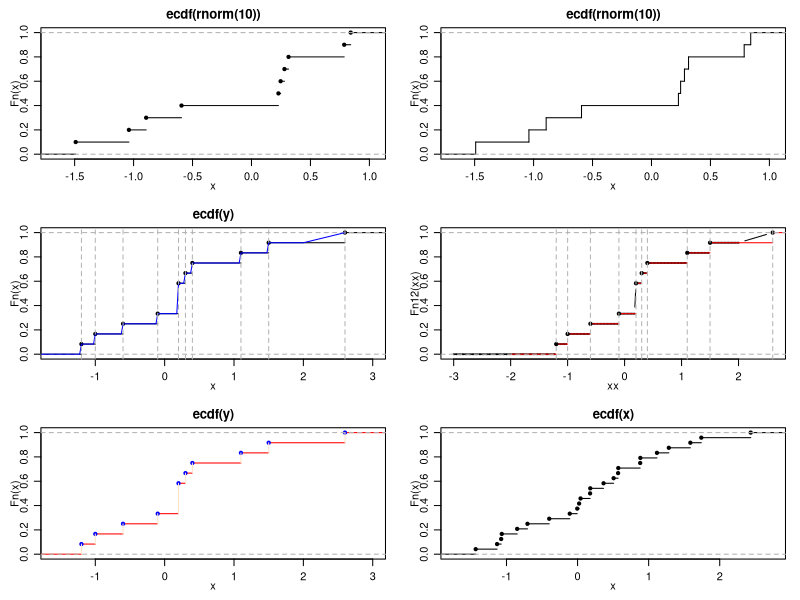

The R script that drew this image: (Note: this script raises an error after producing the figure.)

# 
# Example:  
#	 Compute and plot an empirical cumulative distribution function
#    and write functions to compute a smoothed estimate.
#
# Description:
#   PART I: Compute and plot an empirical cumulative distribution function
#     Hint, use "ecdf" function from "stats" package
#   PART II: ssd
#	  Estimate probability densities using smoothing spline ANOVA 
#	  models with cubic spline, linear spline, or thin-plate spline 
#	  marginals for numerical variables, "ssdFit" Furthermore, write 
#	  simple function wrappers "dssd", "pssd", "qssd" and "rssd" for 
#	  the probability density, probabilities, quantiles and random
#	  variates. Hint: use the functions from R's "gss" Package. 
#     Hint, use "ssden" functions from "gss" package.
#
# Author:
#	(C) 2004, Diethelm Wuertz, GPL
#


################################################################################
## PART I: Compute and plot an empirical cumulative distribution function


   # Requirements:
   # require(stats)
   # ... is preloaded
   ###

   
   # Simple didactical  ecdf  example:
   Fn <- ecdf(rnorm(12))
   print(Fn)
   summary(Fn)
   ###
   
   
   # == 1:12  if and only if there are no ties !
   12 * Fn(knots(Fn)) == 1:12 
   y <- round(rnorm(12), 1); y[3] <- y[1]
   Fn12 <- ecdf(y)
   Fn12
   print(knots(Fn12), dig = 2)
   ###
   
   
   # ~= 1:12  if there where no ties
   12 * Fn12(knots(Fn12))  
   summary(Fn12)
   summary.stepfun(Fn12)
   print(ls.Fn12 <- ls(env = environment(Fn12)))
   ###
   
   
   #[1] "f"  "method"  "n"  "ties"   "x"  "y"  "yleft"  "yright"
   12 * Fn12((-20:20)/10)
   ###

   
   # Plotting:
   op <- par(mfrow = c(3, 2), mgp = c(1.5, 0.8, 0), 
     mar = 0.1 + c(3, 3, 2, 1))
   F10 <- ecdf(rnorm(10))
   summary(F10)
   plot(F10)
   plot(F10, verticals= TRUE, do.p = FALSE)
   plot(Fn12)  
   xx <- unique(sort(c(seq(-3, 2, length = 201), knots(Fn12))))
   lines(xx, Fn12(xx), col = 'blue')
   abline(v = knots(Fn12), lty = 2,col = 'gray70')
   plot(xx, Fn12(xx), type='b', cex=.1)#- plot.default
   plot(Fn12, col.h='red', add= TRUE)  #- plot method
   abline(v=knots(Fn12),lty=2,col='gray70')
   plot(Fn12, verticals=TRUE, col.p='blue', col.h='red',col.v='bisque')
   ###
   
   
   # This works too (automatic call to  ecdf(.)):
   plot.ecdf(rnorm(24))
   par(op)
   ###

   
################################################################################
## PART II: SSDEN


   # Functions: 
   dssd = function(x, object) {	
	 # Evaluate density for smoothing spline density estimates. 
	 dssden(object = object, x = x) }	 
   pssd = function(q, object) {	
	 # Evaluate probability for smoothing spline density estimates. 
	 pssden(object = object, q = q) }
   qssd = function(p, object) {
	 # Evaluate quantiles for smoothing spline density estimates. 	
	 qssden(object = object, p = p) }
   rssd = function(n, object) {   
	 # Generate random deviates for smoothing spline density estimates. 
	 qssden(object = object, p = runif(n)) }
   ssdFit = function(x, ...) {
	 # Estimate probability densities using smoothing spline ANOVA 
	 # models with cubic spline, linear spline, or thin-plate spline 
	 #marginals for numerical variables. x is a numeric vector.	
	 ssden(~x, ...)	}
   ###
   

   # Requirements:
   require(gss)
   ###
	
   
   # Fit: Estimate from Empirical Distribution  
   data(nyseres)
   par(mfcol = c(3, 2), err = -1)
   # Take subset at random ...
   nyseres = sample(nyseres[, 1])[1:1000]
   e = (nyseres - mean(nyseres))/sqrt(var(nyseres))
   # This will take some time ...
   fit = ssdFit(e)
   ###
	
   
   # SSD - Empirical Distribution:	
   x = seq(-6, 6, length = 256)
   r = rssd(100, fit)
   plot(r, type = "l", main = "SSD Series")
   mean(r); var(r)	
   d = dssd(x, fit)
   plot(x, log(d), type = "l", main = "SSD Density")
   density = density(r, from = -6, to = 6, n = 128)
   points(density$x, log(density$y), col = 4)	
   p = pssd(x, fit)
   plot(x, p, type = "l", main = "SSD Probability")
   points(sort(r), (1:length(r))/length(r), col = 4)
   ###
	

################################################################################
